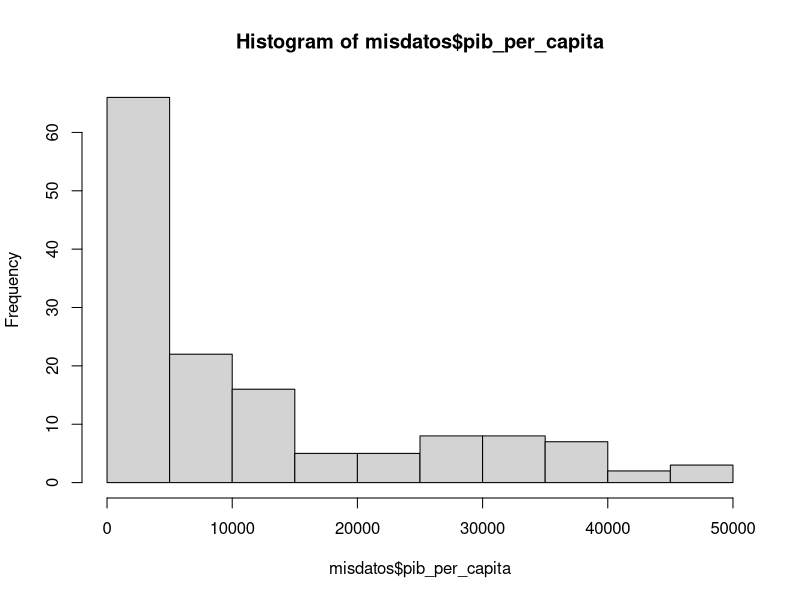
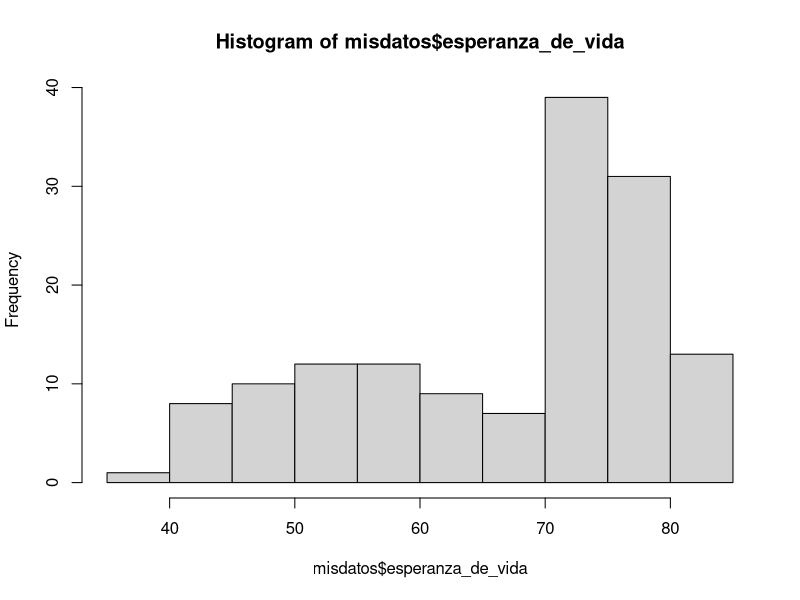
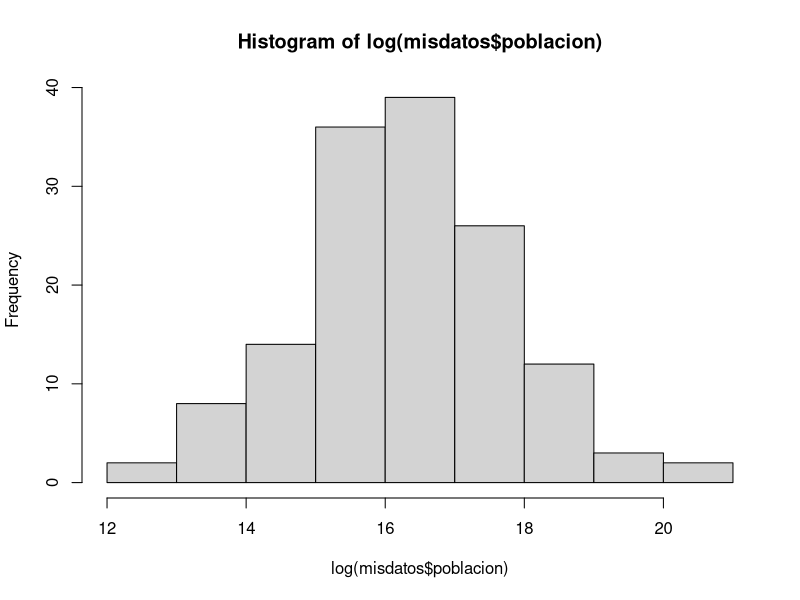

Generate these figures, in order, with R:
# nombre del archivo a mandar por correo:
# nombre_apellido_inferencia_profesor.R
# ejemplo:
# juan_perez_inferencia_beltran.R

# No olvide ejecutar las líneas 6 y 11 antes de empezar el resto del trabajo
library(readxl)

# 1. Use la función read_excel para cargar los datos que se encuentran en el archivo excel 

misdatos <- read_excel("datos_e.xlsx")
View(misdatos)


# 2. Para las variables "pib_per_capita" y "esperanza_de_vida" compute lo siguiente
# 2.1 la media cada una (4 pts)
mean(misdatos$pib_per_capita)
mean(misdatos$esperanza_de_vida)
# 2.2 la desviación estandar de cada una (4 pts)
sd(misdatos$esperanza_de_vida)
sd(misdatos$pib_per_capita)
# 2.3 la cantidad de observaciones (n) de cada una (4 pts)
length(misdatos$esperanza_de_vida)
length(misdatos$pib_per_capita)
# 3. Grafique los histogramas de estas tres variables:
# "pib_per_capita" (2 pto), "esperanza_de_vida" (2 pto) y el logaritmo natural de la variable "población" (4 pts).
# Puede usar cualquier función y paquete de R que grafique histogramas
hist(misdatos$pib_per_capita)
hist(misdatos$esperanza_de_vida)
hist(log(misdatos$poblacion))
